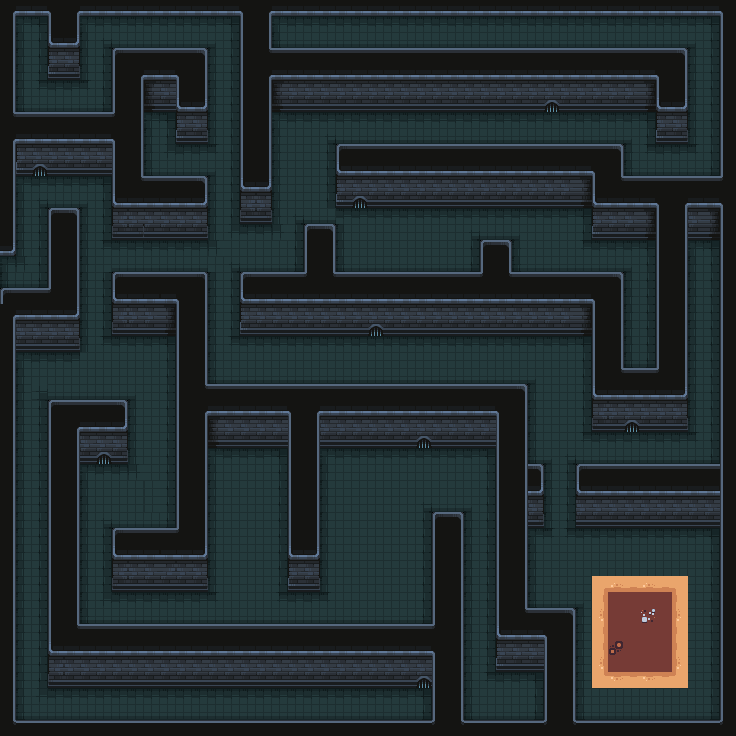

A 2D game scene composited from a Tiled map and its tileset images. What follows is a short description and the map's XML, with each tile layer's data collapsed to a summary:
An orthogonal 46x46 tile map with 16x16 px tiles, 1 tile layer (Map), 3 tilesets and 73 objects (20x Saw, 7x Box, Door, land, Player).

<map version="1.10" tiledversion="1.10.2" orientation="orthogonal" renderorder="right-down" width="46" height="46" tilewidth="16" tileheight="16" infinite="0" nextlayerid="4" nextobjectid="95">
 <tileset firstgid="1" name="dark_dungeon_tilemap" tilewidth="16" tileheight="16" tilecount="625" columns="25">
  <image source="../images/Terrain/dark_dungeon_tilemap.png" width="400" height="400" />
 </tileset>
 <tileset firstgid="626" source="kenny_tilemap.tsx" />
 <tileset firstgid="758" source="dark_tilemap.tsx" />
 <layer id="1" name="Map" width="46" height="46" locked="1">
  <data>[2116 cells, 2116 non-empty, 50 distinct tile ids]</data>
 </layer>
 <objectgroup id="2" name="Collisions" locked="1">
  <object id="1" x="0" y="0" width="720" height="16" />
  <object id="2" x="0" y="16" width="16" height="240" />
  <object id="3" x="0" y="288" width="16" height="448" />
  <object id="4" x="16" y="720" width="704" height="16" />
  <object id="5" x="16" y="112" width="96" height="48" />
  <object id="6" x="112" y="48" width="32" height="128" />
  <object id="7" x="112" y="176" width="96" height="48" />
  <object id="8" x="144" y="48" width="32" height="48" />
  <object id="9" x="176" y="48" width="32" height="80" />
  <object id="10" x="48" y="16" width="32" height="48" />
  <object id="11" x="240" y="16" width="32" height="192" />
  <object id="12" x="272" y="48" width="384" height="48" />
  <object id="13" x="656" y="48" width="32" height="80" />
  <object id="14" x="336" y="144" width="256" height="48" />
  <object id="15" x="592" y="144" width="32" height="80" />
  <object id="16" x="624" y="176" width="32" height="48" />
  <object id="17" x="656" y="176" width="64" height="48" />
  <object id="18" x="656" y="224" width="32" height="144" />
  <object id="19" x="592" y="368" width="96" height="48" />
  <object id="20" x="592" y="272" width="32" height="96" />
  <object id="21" x="240" y="272" width="352" height="48" />
  <object id="22" x="304" y="224" width="32" height="48" />
  <object id="23" x="480" y="240" width="32" height="32" />
  <object id="24" x="16" y="288" width="64" height="48" />
  <object id="25" x="48" y="208" width="32" height="80" />
  <object id="26" x="112" y="272" width="96" height="48" />
  <object id="27" x="176" y="320" width="32" height="208" />
  <object id="28" x="112" y="528" width="96" height="48" />
  <object id="29" x="208" y="384" width="320" height="48" />
  <object id="30" x="288" y="432" width="32" height="144" />
  <object id="31" x="432" y="512" width="32" height="224" />
  <object id="32" x="496" y="432" width="32" height="176" />
  <object id="33" x="496" y="608" width="80" height="48" />
  <object id="34" x="544" y="656" width="32" height="64" />
  <object id="35" x="528" y="464" width="16" height="48" />
  <object id="36" x="48" y="400" width="80" height="48" />
  <object id="37" x="48" y="448" width="32" height="176" />
  <object id="38" x="48" y="624" width="384" height="48" />
  <object id="39" x="-16" y="208" width="16" height="144" />
  <object id="40" x="720" y="0" width="16" height="176" />
  <object id="41" x="576" y="464" width="160" height="48" />
  <object id="42" x="720" y="176" width="16" height="288" />
  <object id="43" x="720" y="512" width="16" height="224" />
 </objectgroup>
 <objectgroup id="3" name="Spawnpoints">
  <object id="65" name="Door" type="Door" x="544" y="496" width="32" height="32" />
  <object id="66" name="land" type="land" x="624" y="624" width="32" height="32">
   <properties>
    <property name="plantPosX" type="int" value="1" />
    <property name="plantPosY" type="int" value="2" />
   </properties>
  </object>
  <object id="67" name="Saw" type="Saw" x="384" y="256" width="16" height="16">
   <properties>
    <property name="isVertical" type="bool" value="false" />
    <property name="offNeg" type="float" value="3" />
    <property name="offPos" type="float" value="5" />
   </properties>
  </object>
  <object id="68" name="Saw" type="Saw" x="320" y="96" width="16" height="16">
   <properties>
    <property name="isVertical" type="bool" value="false" />
    <property name="offNeg" type="float" value="3" />
    <property name="offPos" type="float" value="5" />
   </properties>
  </object>
  <object id="69" name="Saw" type="Saw" x="416" y="208" width="16" height="16">
   <properties>
    <property name="isVertical" type="bool" value="false" />
    <property name="offNeg" type="float" value="3" />
    <property name="offPos" type="float" value="5" />
   </properties>
  </object>
  <object id="70" name="Saw" type="Saw" x="560" y="240" width="16" height="16">
   <properties>
    <property name="isVertical" type="bool" value="false" />
    <property name="offNeg" type="float" value="3" />
    <property name="offPos" type="float" value="5" />
   </properties>
  </object>
  <object id="71" name="Saw" type="Saw" x="336" y="480" width="16" height="16">
   <properties>
    <property name="isVertical" type="bool" value="true" />
    <property name="offNeg" type="float" value="2" />
    <property name="offPos" type="float" value="4" />
   </properties>
  </object>
  <object id="72" name="Saw" type="Saw" x="368" y="528" width="16" height="16">
   <properties>
    <property name="isVertical" type="bool" value="true" />
    <property name="offNeg" type="float" value="4" />
    <property name="offPos" type="float" value="3" />
   </properties>
  </object>
  <object id="73" name="Saw" type="Saw" x="400" y="480" width="16" height="16">
   <properties>
    <property name="isVertical" type="bool" value="true" />
    <property name="offNeg" type="float" value="2" />
    <property name="offPos" type="float" value="5" />
   </properties>
  </object>
  <object id="74" name="Saw" type="Saw" x="336" y="592" width="16" height="16">
   <properties>
    <property name="isVertical" type="bool" value="false" />
    <property name="offNeg" type="float" value="7" />
    <property name="offPos" type="float" value="3" />
   </properties>
  </object>
  <object id="75" name="Saw" type="Saw" x="224" y="576" width="16" height="16">
   <properties>
    <property name="isVertical" type="bool" value="true" />
    <property name="offNeg" type="float" value="6" />
    <property name="offPos" type="float" value="1" />
   </properties>
  </object>
  <object id="76" name="Player" type="Player" x="32" y="256" />
  <object id="77" name="Box" type="Box" x="560" y="384" width="16" height="16">
   <properties>
    <property name="hasKey" type="bool" value="false" />
   </properties>
  </object>
  <object id="78" name="Saw" type="Saw" x="240" y="336" width="16" height="16">
   <properties>
    <property name="isVertical" type="bool" value="false" />
    <property name="offNeg" type="float" value="2" />
    <property name="offPos" type="float" value="15" />
   </properties>
  </object>
  <object id="79" name="Saw" type="Saw" x="480" y="368" width="16" height="16">
   <properties>
    <property name="isVertical" type="bool" value="false" />
    <property name="offNeg" type="float" value="15" />
    <property name="offPos" type="float" value="4" />
   </properties>
  </object>
  <object id="80" name="Saw" type="Saw" x="256" y="464" width="16" height="16">
   <properties>
    <property name="isVertical" type="bool" value="true" />
    <property name="offNeg" type="float" value="0" />
    <property name="offPos" type="float" value="6" />
   </properties>
  </object>
  <object id="81" name="Saw" type="Saw" x="208" y="256" width="16" height="16">
   <properties>
    <property name="isVertical" type="bool" value="true" />
    <property name="offNeg" type="float" value="6" />
    <property name="offPos" type="float" value="3" />
   </properties>
  </object>
  </objectgroup>
</map>
<!-- 13 of 73 objects omitted -->
